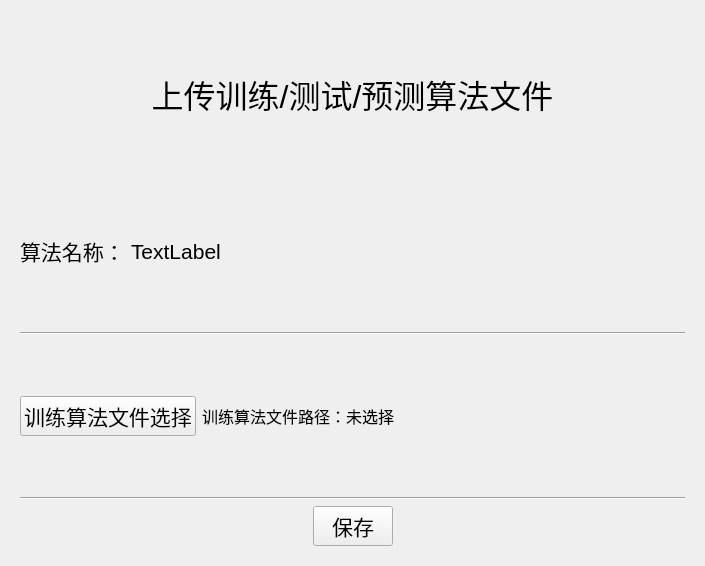
<?xml version="1.0" encoding="UTF-8"?>
<ui version="4.0">
 <class>Parameter</class>
 <widget class="QWidget" name="Parameter">
  <property name="geometry">
   <rect>
    <x>0</x>
    <y>0</y>
    <width>705</width>
    <height>566</height>
   </rect>
  </property>
  <property name="sizePolicy">
   <sizepolicy hsizetype="Fixed" vsizetype="Fixed">
    <horstretch>0</horstretch>
    <verstretch>0</verstretch>
   </sizepolicy>
  </property>
  <property name="windowTitle">
   <string>算法文件添加</string>
  </property>
  <layout class="QVBoxLayout" name="verticalLayout">
   <item>
    <widget class="QWidget" name="widget" native="true">
     <property name="font">
      <font>
       <pointsize>16</pointsize>
      </font>
     </property>
     <layout class="QVBoxLayout" name="verticalLayout_2">
      <item>
       <widget class="QLabel" name="label_Parameter_setting_title">
        <property name="font">
         <font>
          <pointsize>24</pointsize>
         </font>
        </property>
        <property name="layoutDirection">
         <enum>Qt::LeftToRight</enum>
        </property>
        <property name="text">
         <string>&lt;html&gt;&lt;head/&gt;&lt;body&gt;&lt;p align=&quot;center&quot;&gt;上传训练/测试/预测算法文件&lt;/p&gt;&lt;/body&gt;&lt;/html&gt;</string>
        </property>
       </widget>
      </item>
      <item>
       <layout class="QHBoxLayout" name="horizontalLayout" stretch="0,0,0,1">
        <item>
         <widget class="QLabel" name="label_3">
          <property name="text">
           <string>算法名称：</string>
          </property>
         </widget>
        </item>
        <item>
         <widget class="QLabel" name="label">
          <property name="text">
           <string>TextLabel</string>
          </property>
         </widget>
        </item>
        <item>
         <layout class="QHBoxLayout" name="horizontalLayout_combobox"/>
        </item>
        <item>
         <spacer name="horizontalSpacer_7">
          <property name="orientation">
           <enum>Qt::Horizontal</enum>
          </property>
          <property name="sizeHint" stdset="0">
           <size>
            <width>40</width>
            <height>20</height>
           </size>
          </property>
         </spacer>
        </item>
       </layout>
      </item>
      <item>
       <widget class="Line" name="line_6">
        <property name="orientation">
         <enum>Qt::Horizontal</enum>
        </property>
       </widget>
      </item>
      <item>
       <layout class="QHBoxLayout" name="horizontalLayout_3" stretch="0,0,1">
        <item>
         <widget class="QPushButton" name="pushButton_train_algorithm_select">
          <property name="text">
           <string>训练算法文件选择</string>
          </property>
         </widget>
        </item>
        <item>
         <widget class="QLabel" name="label_trainalg_file_path">
          <property name="font">
           <font>
            <pointsize>9</pointsize>
           </font>
          </property>
          <property name="text">
           <string>&lt;html&gt;&lt;head/&gt;&lt;body&gt;&lt;p&gt;&lt;span style=&quot; font-size:12pt;&quot;&gt;训练算法文件路径：未选择&lt;/span&gt;&lt;/p&gt;&lt;/body&gt;&lt;/html&gt;</string>
          </property>
         </widget>
        </item>
        <item>
         <spacer name="horizontalSpacer">
          <property name="orientation">
           <enum>Qt::Horizontal</enum>
          </property>
          <property name="sizeHint" stdset="0">
           <size>
            <width>40</width>
            <height>20</height>
           </size>
          </property>
         </spacer>
        </item>
       </layout>
      </item>
      <item>
       <widget class="Line" name="line">
        <property name="orientation">
         <enum>Qt::Horizontal</enum>
        </property>
       </widget>
      </item>
      <item>
       <layout class="QHBoxLayout" name="horizontalLayout_9">
        <item>
         <spacer name="horizontalSpacer_4">
          <property name="orientation">
           <enum>Qt::Horizontal</enum>
          </property>
          <property name="sizeHint" stdset="0">
           <size>
            <width>40</width>
            <height>20</height>
           </size>
          </property>
         </spacer>
        </item>
        <item>
         <widget class="QPushButton" name="pushButton_save">
          <property name="text">
           <string>保存</string>
          </property>
         </widget>
        </item>
        <item>
         <spacer name="horizontalSpacer_5">
          <property name="orientation">
           <enum>Qt::Horizontal</enum>
          </property>
          <property name="sizeHint" stdset="0">
           <size>
            <width>40</width>
            <height>20</height>
           </size>
          </property>
         </spacer>
        </item>
       </layout>
      </item>
     </layout>
    </widget>
   </item>
  </layout>
 </widget>
 <resources/>
 <connections/>
</ui>
